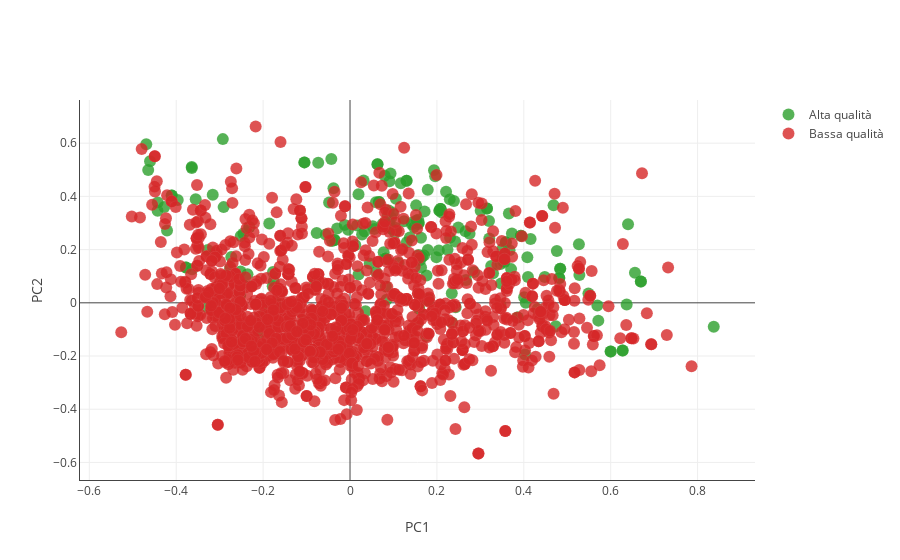

The notebook cell this image was saved under:
### Markdown cell above
Di seguito sono raffigurati tutte le osservazioni del dataset riproiettate lungo le principali due componenti. Questo è fatto a solo scopo di mostrare la distribuzione dei punti, perchè come si vedrà poco sotto, sarà utilizzato un numero maggiore di componenti per l'analisi.

### Code cell
doPCA(df_norm, 2, True)
my_pca_data, my_pca_obj = doPCA(df_norm, 5, False)
my_total_pca_data, my_total_pca_obj = doPCA(df_norm, 8, False)

### Figure 1 — Plotly figure (JSON) as saved in the notebook; plotly's stock layout.template omitted (floating-point values rounded to 4 significant figures; data arrays with more than 128 entries replaced by an {"elided": "..."} marker saying what was removed)
{"data": [{"marker": {"color": "#2ca02c", "line": {"color": "rgba(217, 217, 217, 0.14)", "width": 0.5}, "opacity": 0.8, "size": 12}, "mode": "markers", "name": "Alta qualità", "type": "scatter", "uid": "ebefdb5d-b8d8-4e02-8cee-1e1cbd99ccd3", "x": {"elided": "217 float values"}, "y": {"elided": "217 float values"}}, {"marker": {"color": "#d62728", "line": {"color": "rgba(217, 217, 217, 0.14)", "width": 0.5}, "opacity": 0.8, "size": 12}, "mode": "markers", "name": "Bassa qualità", "type": "scatter", "uid": "263eec19-ac93-42e6-82f5-f39811b1e09a", "x": {"elided": "1382 float values"}, "y": {"elided": "1382 float values"}}], "layout": {"xaxis": {"showline": true, "title": {"text": "PC1"}}, "yaxis": {"showline": true, "title": {"text": "PC2"}}}}
